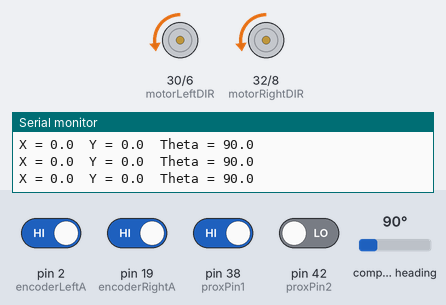
This sketch was run on a simulated Arduino Mega 2560, built with avr-gcc and run on an emulated ATmega2560. Parts: direction and speed pins drawn as motors (green arrow = direction pin HIGH = forward, orange = LOW = backward, longer = more drive), the last lines printed to the serial monitor. The inputs (shaded band) are chosen by the test bench; at power-on: pin 2 (encoderLeftA), pin 19 (encoderRightA), pin 38 (proxPin1) HIGH, pin 42 (proxPin2) LOW, compass heading 90°.

Above: at 2.2 s.
2.3 s: pin 38 (proxPin1) driven LOW
At 3.3 s:
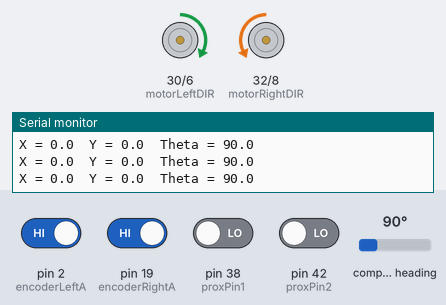
3.8 s: compass heading set to 180°
At 3.92 s:
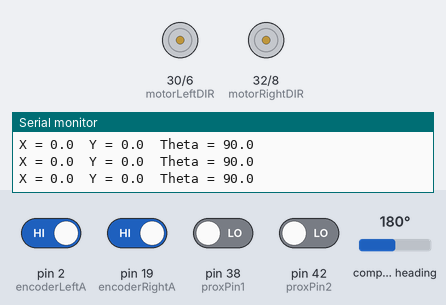
8.9 s: pin 42 (proxPin2) driven HIGH
At 10.1 s:
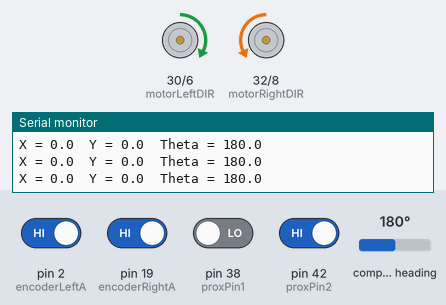
10.4 s: compass heading set to 7°
At 11.3 s:
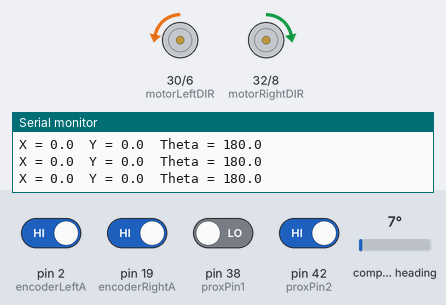
11.9 s: compass heading set to 90°
At 12.4 s:
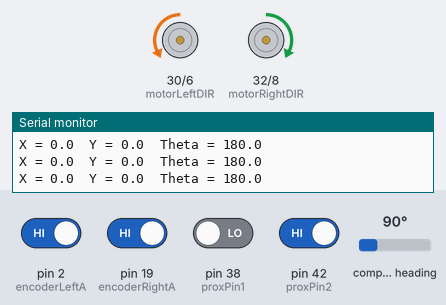
Timing chart, 0 to 14.4 s (numbered marks = the images above; inputs shaded):
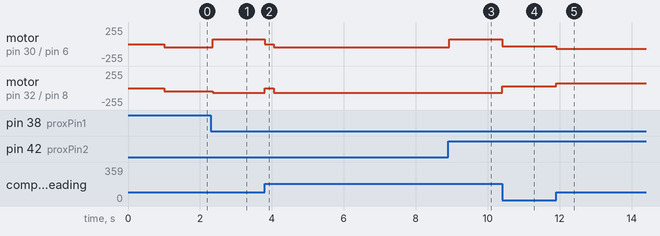

The sketch:

Maze2.O.ino
```cpp
#include <Arduino.h>
#include <Wire.h>
#include <Adafruit_Sensor.h>
#include <Adafruit_BNO055.h>
#include <utility/imumaths.h>

// ---------------- ENCODER PINS ----------------
const int encoderLeftA = 2;
const int encoderLeftB = 28;
const int encoderRightA = 19;
const int encoderRightB = 34;

// ---------------- PROXIMITY SENSOR ----------------
const int proxPin1 = 38;   // front sensor
const int proxPin2 = 42;   // side sensor

// ---------------- MOTOR PINS ----------------
const int motorLeftPWM = 6;
const int motorLeftDIR = 30;
const int motorRightPWM = 8;
const int motorRightDIR = 32;

// ---------------- ROBOT CONSTANTS ----------------
const float pulsesPerRevLeft = 400.0;
const float pulsesPerRevRight = 400.0;
const float wheelDiameter = 152.0;   // mm
const float wheelCircumference = PI * wheelDiameter;

// ---------------- ENCODER COUNTS ----------------
volatile long leftPulses = 0;
volatile long rightPulses = 0;
long prevLeftPulses = 0;
long prevRightPulses = 0;

// ---------------- POSITION VARIABLES ----------------
float x = 0.0;
float y = 0.0;
float theta = 0.0; // degrees

// ---------------- PID Constants ----------------
double Kp = 2.0;
double Ki = 0.0;
double Kd = 0.1;

// --- Separate PID constants for Yaw Control ---
double Kp_yaw = 1.1;
double Ki_yaw = 0.0;
double Kd_yaw = 1.0;

// ---------------- PID Variables ----------------
double integral = 0, lastError = 0;
unsigned long lastTime = 0;

// ---------------- IMU ----------------
Adafruit_BNO055 bno = Adafruit_BNO055(55, 0x28);

// ---------------- TARGET ----------------
const float targetX = 2000.0;
const float targetY = 2000.0;

// ---------------- STATE VARIABLES ----------------
bool bypassing = false;      // currently bypassing obstacle
bool movingSide = false;     // moving along side sensor path
float lastTurnYaw = 0;       // last yaw after turning

bool targetReached() {
  return (abs(x - targetX) < 100 && abs(y - targetY) < 100);
}

// ---------------- INTERRUPTS ----------------
void leftEncoderISR() {
  int A = digitalRead(encoderLeftA);
  int B = digitalRead(encoderLeftB);
  if (A == B) leftPulses++;
  else leftPulses--;
}

void rightEncoderISR() {
  int A = digitalRead(encoderRightA);
  int B = digitalRead(encoderRightB);
  if (A == B) rightPulses++;
  else rightPulses--;
}

// ---------------- HELPER FUNCTIONS ----------------
float getYaw() {
  imu::Quaternion quat = bno.getQuat();
  float qw = quat.w(), qx = quat.x(), qy = quat.y(), qz = quat.z();
  float yawRad = atan2(2.0 * (qw * qz + qx * qy),
                       1.0 - 2.0 * (qy * qy + qz * qz));
  float yawDeg = yawRad * 180.0 / PI;
  if (yawDeg < 0) yawDeg += 360.0;
  // clockwise
  yawDeg = 360.0 - yawDeg;
  if (yawDeg >= 360) yawDeg -= 360;
  return yawDeg;
}

double computeDistancePID(double target, double current) {
  unsigned long now = millis();
  double dt = (now - lastTime) / 1000.0;
  if (dt <= 0) dt = 0.001;
  double error = target - current;
  integral += error * dt;
  double derivative = (error - lastError) / dt;
  double output = Kp * error + Ki * integral + Kd * derivative;
  lastError = error;
  lastTime = now;
  return constrain(output, -70, 70);
}

double computeYawPID(double setpoint, double input) {
  static double lastYawError = 0, yawIntegral = 0;
  static unsigned long lastYawTime = 0;
  unsigned long now = millis();
  double dt = (now - lastYawTime) / 1000.0;
  if (dt <= 0) dt = 0.001;
  double error = input - setpoint;
  if (error > 180) error -= 360;
  if (error < -180) error += 360;
  yawIntegral += error * dt;
  double derivative = (error - lastYawError) / dt;
  double output = Kp_yaw * error + Ki_yaw * yawIntegral + Kd_yaw * derivative;
  lastYawError = error;
  lastYawTime = now;
  return constrain(output, -70, 70);
}

bool hitBoundary() {
  return (x <= -2000 || x >= 2000 || y <= -2000 || y >= 2000);
}

bool frontObstacle() {
  return digitalRead(proxPin1) == LOW;
}

bool sideObstacle() {
  return digitalRead(proxPin2) == LOW;
}

// ---------------- DRIVE FUNCTIONS ----------------
void drive(double forwardPID) {
  double leftPWM = constrain(forwardPID, -70, 70);
  double rightPWM = constrain(forwardPID, -70, 70);

  if (leftPWM >= 0) { digitalWrite(motorLeftDIR, LOW); analogWrite(motorLeftPWM, leftPWM);}
  else { digitalWrite(motorLeftDIR, HIGH); analogWrite(motorLeftPWM, -leftPWM);}

  if (rightPWM >= 0) { digitalWrite(motorRightDIR, LOW); analogWrite(motorRightPWM, rightPWM);}
  else { digitalWrite(motorRightDIR, HIGH); analogWrite(motorRightPWM, -rightPWM);}
}

void stopMotors() {
  analogWrite(motorLeftPWM, 0);
  analogWrite(motorRightPWM, 0);
}

float calcTurn(float base, float add)
{
    float t = base + add;
    if (t >= 360) t -= 360;
    if (t < 0) t += 360;
    return t;
}

void rotateToYaw(float targetYaw) {
  while (true) {
    float currentYaw = getYaw();
    float error = currentYaw - targetYaw;
    if (error > 180) error -= 360;
    if (error < -180) error += 360;
    // PID for yaw
    double pidOut = computeYawPID(targetYaw, currentYaw);
    int pwm = constrain(abs(pidOut), 30, 80);
    if (pidOut > 0) {digitalWrite(motorLeftDIR, LOW); digitalWrite(motorRightDIR, HIGH);}
    else {digitalWrite(motorLeftDIR, HIGH); digitalWrite(motorRightDIR, LOW);}
    analogWrite(motorLeftPWM, pwm);
    analogWrite(motorRightPWM, pwm);
    if (abs(error) < 2) break;
  }
  stopMotors();
  delay(200);
}

void moveForwardDistanceSensor(int sensorPin) {
  while(digitalRead(sensorPin) == LOW) { // move while sensor sees red
    drive(50);
  }
  stopMotors();
}

// ---------------- SETUP ----------------
void setup() {
  Serial.begin(9600);
  Wire.begin();
  if (!bno.begin()) {Serial.println("BNO055 not detected!"); while(1);}
  bno.setExtCrystalUse(true);
  delay(1000);

  pinMode(encoderLeftA, INPUT_PULLUP); pinMode(encoderLeftB, INPUT_PULLUP);
  pinMode(encoderRightA, INPUT_PULLUP); pinMode(encoderRightB, INPUT_PULLUP);
  attachInterrupt(digitalPinToInterrupt(encoderLeftA), leftEncoderISR, RISING);
  attachInterrupt(digitalPinToInterrupt(encoderRightA), rightEncoderISR, RISING);

  pinMode(motorLeftPWM, OUTPUT); pinMode(motorLeftDIR, OUTPUT);
  pinMode(motorRightPWM, OUTPUT); pinMode(motorRightDIR, OUTPUT);
  pinMode(proxPin1, INPUT); pinMode(proxPin2, INPUT);

  lastTime = millis();
}

// ---------------- LOOP ----------------
void loop() {
  if (targetReached()) {
    stopMotors();
    Serial.println("TARGET REACHED! Robot stopped.");
    while(1);
  }

  // Update position from encoders
  long currentLeft = leftPulses;
  long currentRight = rightPulses;
  long deltaLeft = currentLeft - prevLeftPulses;
  long deltaRight = currentRight - prevRightPulses;
  prevLeftPulses = currentLeft;
  prevRightPulses = currentRight;

  float dLeft = (deltaLeft / pulsesPerRevLeft) * wheelCircumference;
  float dRight = (deltaRight / pulsesPerRevRight) * wheelCircumference;
  float dCenter = (dRight + dLeft) / 2.0;

  theta = getYaw();
  float thetaRad = radians(theta);
  x += dCenter * cos(thetaRad);
  y += dCenter * sin(thetaRad);

  // ---------------- MAIN LOGIC ----------------
  if (!bypassing && frontObstacle()) {
    // Obstacle detected → take right turn
    stopMotors();
    rotateToYaw( calcTurn(theta, 90) ); // right turn
    lastTurnYaw = getYaw();
    bypassing = true;
    movingSide = true;
  }

  else if (movingSide && sideObstacle()) {
    // Move along the bypass path until side sensor clears
    drive(50);
  }

  else if (movingSide && !sideObstacle()) {
    stopMotors();
    // After bypass, align to yaw = 0 (North)
    rotateToYaw(0);
    bypassing = false;
    movingSide = false;
  }

  // else if (hitBoundary()) {
  //   stopMotors();
  //   // If hit border, take left turn
  //  rotateToYaw( calcTurn(theta, -90) );
  // }

  else {
    // Normal forward motion
    drive(50);
  }

  // DEBUG
  Serial.print("X = "); Serial.print(x,1);
  Serial.print("  Y = "); Serial.print(y,1);
  Serial.print("  Theta = "); Serial.println(theta,1);
  delay(50);
}
 
```

Measured:
- after the input at 2.3 s, motor on pin 30 (motorLeftDIR) / pin 6 (motorLeftPWM): backward 50/255 → forward 70/255 after 0.05 s; motor on pin 32 (motorRightDIR) / pin 8 (motorRightPWM): backward 50/255 → backward 70/255 after 0.05 s
- after the input at 3.8 s, motor on pin 30 (motorLeftDIR) / pin 6 (motorLeftPWM): forward 70/255 → stopped at once, → backward 50/255 0.25 s later; motor on pin 32 (motorRightDIR) / pin 8 (motorRightPWM): backward 70/255 → stopped at once, → backward 70/255 0.25 s later
- after the input at 8.9 s, motor on pin 30 (motorLeftDIR) / pin 6 (motorLeftPWM): backward 50/255 → forward 70/255 at once
- after the input at 10.4 s, motor on pin 30 (motorLeftDIR) / pin 6 (motorLeftPWM): forward 70/255 → backward 30/255 at once; motor on pin 32 (motorRightDIR) / pin 8 (motorRightPWM): backward 70/255 → forward 30/255 at once
- after the input at 11.9 s, motor on pin 30 (motorLeftDIR) / pin 6 (motorLeftPWM): backward 30/255 → backward 70/255 at once; motor on pin 32 (motorRightDIR) / pin 8 (motorRightPWM): forward 30/255 → forward 70/255 at once
